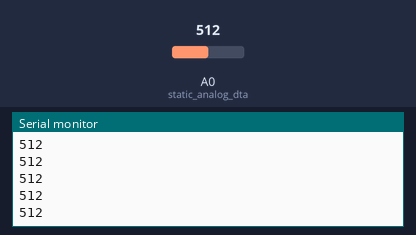
Bench run of a sketch on a simulated Arduino Uno, built with avr-gcc and run on an emulated ATmega328P. Shown: the last lines printed to the serial monitor. The test bench sets the inputs (shaded band); at power-on: A0 (static_analog_dta) = 512.

Above: at 1.2 s.
1.3 s: A0 (static_analog_dta) set to 716
At 2.3 s:
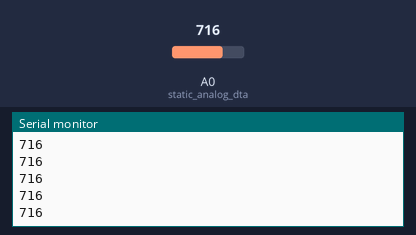
2.8 s: A0 (static_analog_dta) set to 900
At 3.8 s:
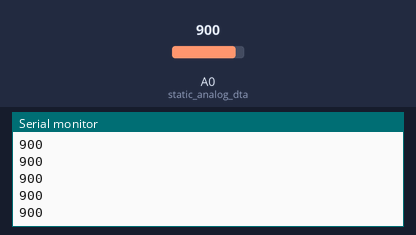
Timing chart, 0 to 5.8 s (numbered marks = the images above; inputs shaded):
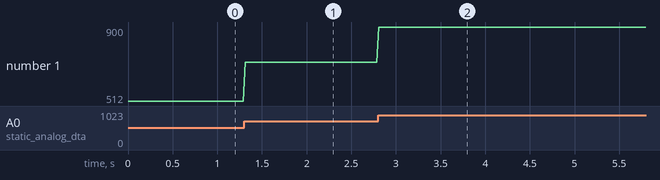

Measured:
- after the input at 1.3 s, the serial monitor: prints a new line at once (image 1)
- after the input at 2.8 s, the serial monitor: prints a new line at once (image 2)
- plotted number 1: 512 → 716 after the input at 1.3 s, 716 → 900 after the input at 2.8 s

The sketch:

muscle.ino
```cpp
#include<SoftwareSerial.h>
// Grove - EMG Sensor demo code
// This demo will need a Grove - Led Bar to show the motion
// Grove - EMG Sensor connect to A0
// Grove - LED Bar connect to D8, D9
// note: it'll take about serval seconds to detect static analog value
// when you should hold your muscle static. You will see led bar from level 10 turn to
// level 0, it means static analog value get ok

int static_analog_dta   = A0;                // static analog data

volatile long val;

void interruptSetup(){  // CHECK OUT THE Timer_Interrupt_Notes TAB FOR MORE ON INTERRUPTS
  // Initializes Timer2 to throw an interrupt every 2mS.
  TCCR2A = 0x02;     // DISABLE PWM ON DIGITAL PINS 3 AND 11, AND GO INTO CTC MODE
  TCCR2B = 0x06;     // DON'T FORCE COMPARE, 256 PRESCALER
  OCR2A = 0X7C;      // SET THE TOP OF THE COUNT TO 124 FOR 500Hz SAMPLE RATE
  TIMSK2 = 0x02;     // ENABLE INTERRUPT ON MATCH BETWEEN TIMER2 AND OCR2A
  sei();             // MAKE SURE GLOBAL INTERRUPTS ARE ENABLED
}

// get analog value
void setup()
{
    Serial.begin(9600);
    interruptSetup();
}

ISR(TIMER2_COMPA_vect){                         // triggered when Timer2 counts to 124
    val = analogRead(static_analog_dta);
}

void loop()
{
    Serial.println(val);
    delay(20);
}
```
